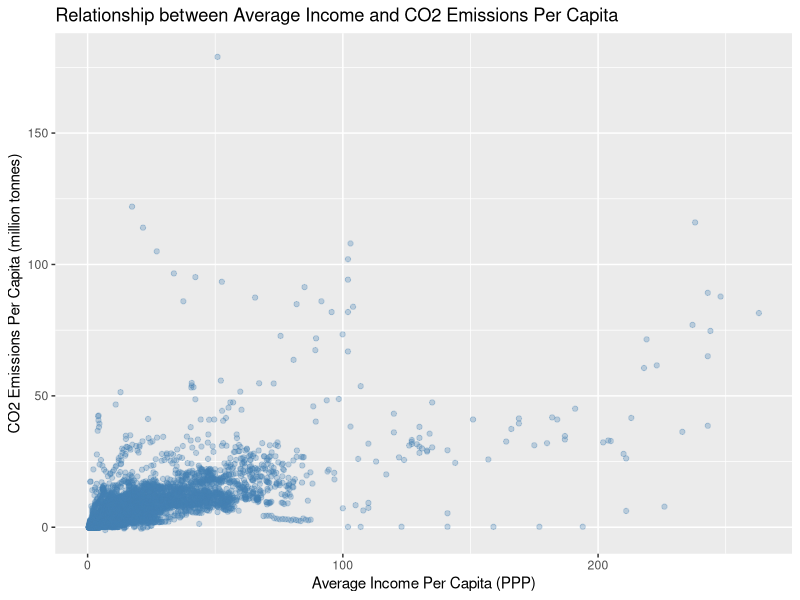
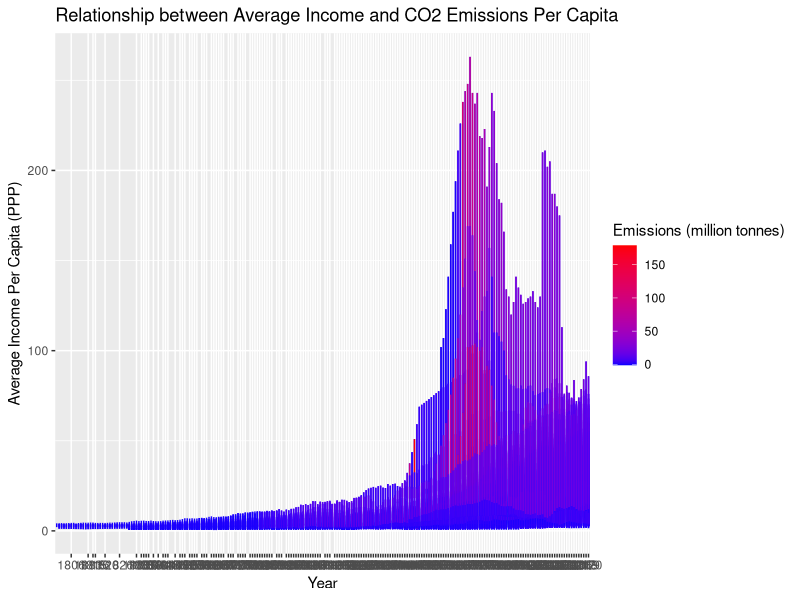

The R script that drew these images, in order:
## ---- chunk 1
library(tidyverse)
options(scipen = 999)
co2 <- read_csv("co2.csv")
ipp <- read_csv("ipp.csv")
## ---- chunk 2
clean_init_repeats <- function(df) {
  for (i in 1:nrow(df)) {
    row <- df[i,]
    for (j in 2:(length(row)- 1)) {
      if (row[j] == row[j + 1]) {
        row[j] <- NA
      } else {
        break;
      }
    }
    
    df[i,] <- row
  }
  
  return(df)
}

co2 <- co2 %>%
  clean_init_repeats()

## ---- chunk 3
ipp <- ipp %>%
  clean_init_repeats()
## ---- chunk 4
co2_long <- co2 %>%
  mutate(across(`1800`:`2020`, 
                ~ as.numeric(str_replace(.x, "−", "-")))) %>%
  pivot_longer(cols = `1800`:`2020`,
               names_to = "year",
               values_to = "emissions")
## ---- chunk 5
ipp_long <- ipp %>%
   select(country:`2020`) %>%
   pivot_longer(cols = `1800`:`2020`,
               names_to = "year",
               values_to = "average_income_per_capita")
## ---- chunk 6
merged_data <- inner_join(co2_long, ipp_long, by = c("country", "year")) %>%
  drop_na()
## ---- chunk 7
merged_data |>
  ggplot(mapping = aes(x = average_income_per_capita, y = emissions)) +
  geom_point(alpha = 0.3, color = "steelblue") +
  labs(x = "Average Income Per Capita (PPP)", y = "CO2 Emissions Per Capita (million tonnes)", title = "Relationship between Average Income and CO2 Emissions Per Capita")
## ---- chunk 8
merged_data |>
  mutate(year = as.factor(year)) |>
  ggplot(mapping = aes(x = year, y = average_income_per_capita, color = emissions)) +
  geom_line() +
  scale_x_discrete(breaks = merged_data$year[seq(1, length(merged_data$year), by = 20)], labels = merged_data$year[seq(1, length(merged_data$year), by = 20)]) +
  labs(x = "Year", y = "Average Income Per Capita (PPP)", title = "Relationship between Average Income and CO2 Emissions Per Capita") +
  scale_color_gradient(low = "blue", high = "red", name = "Emissions (million tonnes)")
## ---- chunk 9
linear_data <- merged_data |>
  filter(year %in% c(1990: 2020)) |>
  group_by(country) |>
  summarize(average_emission = mean(emissions), average_income = mean(average_income_per_capita))
## ---- chunk 10
Model <- lm(average_emission ~ average_income, data = linear_data)
summary(Model)
## ---- chunk 11
#printing out the regression equation
coef <- coef(Model)
print(paste("The Regression Equation is: Emissions =", as.character(coef[1]), "+", as.character(coef[2]), "*average_income"))
